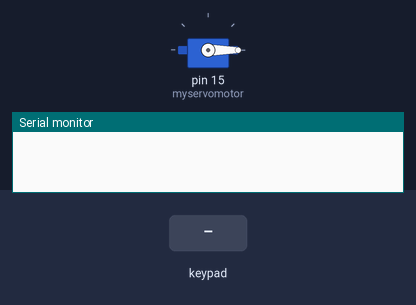
Bench run of a sketch on a simulated Arduino Uno, built with avr-gcc and run on an emulated ATmega328P. On the bench: servo, the last lines printed to the serial monitor. Inputs (shaded band) come from the test bench.

Above: at 1.2 s.
1.3 s: key 'A' pressed
At 2.0 s:
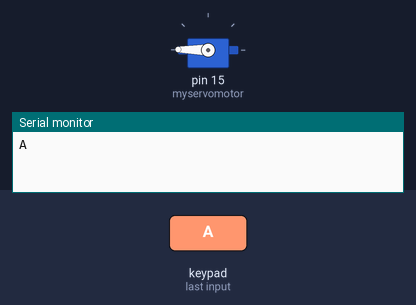
2.8 s: keypad keys * 1 2 3 4 pressed 0.4 s apart
6.3 s: key 'B' pressed
7.8 s: keypad keys * 1 2 3 4 # pressed 0.4 s apart
11.7 s: key '1' pressed
13.2 s: keypad keys * 1 2 3 4 * pressed 0.4 s apart
Timing chart, 0 to 16.2 s (numbered marks = the images above; inputs shaded):
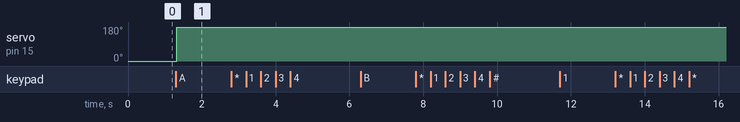

Measured:
- after the input at 1.3 s, servo on pin 15 (myservomotor): 0° → 179° at once

The sketch:

KEY_PAD.ino
```cpp
//Keypad ile şifeli kapı kontrolü
#include <Keypad.h>  // keypad kütüphanesi, kendimiz import ediyoruz.
#include <Servo.h>   // servo kütüphanesi


const byte numRows= 4;  // keypadin satır sayısı
const byte numCols= 4;  // keypadin sütün sayısı
int control = 0;
int counter = 0;
String enter_password;     // girilen şifreyi tutar
String password = "*1234"; // kendimizin belirlediği şifre

Servo myservomotor;

// keypad tuş yapısı olustu
char keymap[numRows][numCols]=
{
{'1', '2', '3', 'A'},
{'4', '5', '6', 'B'},
{'7', '8', '9', 'C'},
{'*', '0', '#', 'D'}
};

// Bağlanacakları pinler
byte rowPins[numRows] = {16,5,4,0}; //D0,D1,D2,D3
byte colPins[numCols]= {2,14,12,13}; //D4,D5,D6,D7

// keypad  set edildi
Keypad myKeypad= Keypad(makeKeymap(keymap), rowPins, colPins, numRows, numCols);

void setup()
{
  Serial.begin(9600); //Serial Monitor 9600 bound olarak baslatıldı
  myservomotor.attach(15);      // D8 servo çıkışı
  myservomotor.write(0);        // ilk etapta açısı 0 olarak set edildi

}

void loop()
{
  char keypressed = myKeypad.getKey();  // keypade girilen değer
  if (keypressed != NO_KEY) {
    Serial.print(keypressed);
    // # tuşuna basıldı ise control 1 olur password kontrole geçer
    if(keypressed == '#') {
      control = 1;
    }
    // kapı açıldı
    if(keypressed == 'A') {
      for(int value = 0; value < 180; value++) {
        myservomotor.write(value);
      }
    }

    // # tuşu ile kontroller
    if(control == 1){
      enter_password = enter_password + keypressed;
      counter++;
      Serial.print("sifre " + enter_password );
      // password doğru ise
      if(enter_password == password) {
        Serial.print("kapı açıldı");
        for(int value = 0; value < 180; value--) {
          myservomotor.write(value);
        }
        delay(2000);  // gecikme
        enter_password = "";
        control = 0;
        counter = 0;
      }

}}}
```
